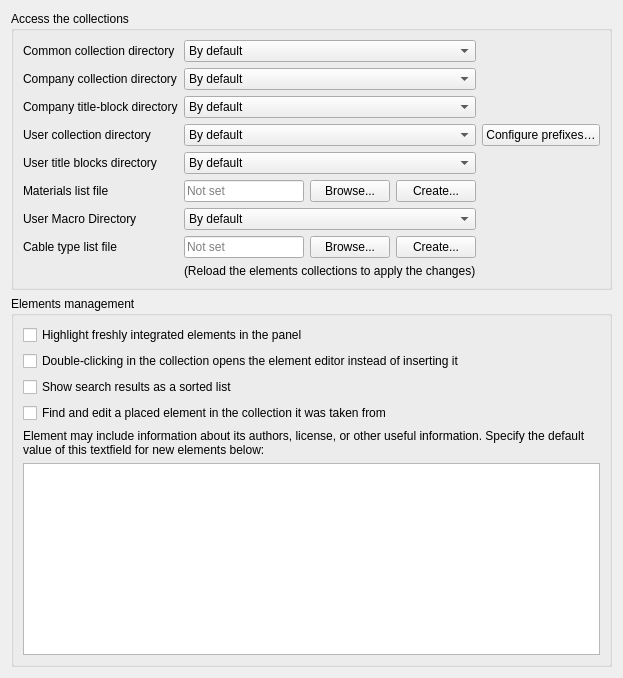
     <widget class="QWidget" name="tab_5">
      <attribute name="title">
       <string>Collections</string>
      </attribute>
      <layout class="QVBoxLayout" name="verticalLayout_2">
       <item>
        <widget class="QGroupBox" name="groupBox_5">
         <property name="title">
          <string>Access the collections</string>
         </property>
         <property name="alignment">
          <set>Qt::AlignLeading|Qt::AlignLeft|Qt::AlignTop</set>
         </property>
         <property name="flat">
          <bool>false</bool>
         </property>
         <layout class="QGridLayout" name="gridLayout">
          <item row="2" column="0">
           <widget class="QLabel" name="label_16">
            <property name="text">
             <string>Company collection directory</string>
            </property>
           </widget>
          </item>
          <item row="5" column="1">
           <widget class="QComboBox" name="m_custom_tbt_path_cb">
            <item>
             <property name="text">
              <string>By default</string>
             </property>
            </item>
            <item>
             <property name="text">
              <string>Browse...</string>
             </property>
            </item>
           </widget>
          </item>
          <item row="4" column="1">
           <widget class="QComboBox" name="m_custom_elmt_path_cb">
            <item>
             <property name="text">
              <string>By default</string>
             </property>
            </item>
            <item>
             <property name="text">
              <string>Browse...</string>
             </property>
            </item>
           </widget>
          </item>
          <item row="4" column="2">
           <widget class="QPushButton" name="m_prefix_pb">
            <property name="toolTip">
             <string extracomment="tooltip of the button opening the prefix configuration dialog of the user collection">Create or change the prefix of the user collection's folders (qet_labels.xml file)</string>
            </property>
            <property name="text">
             <string extracomment="button opening the dialog where the folder prefixes of the user collection are configured">Configure prefixes…</string>
            </property>
           </widget>
          </item>
          <item row="1" column="0">
           <widget class="QLabel" name="label_7">
            <property name="text">
             <string>Common collection directory</string>
            </property>
           </widget>
          </item>
          <item row="3" column="0">
           <widget class="QLabel" name="label_17">
            <property name="text">
             <string>Company title-block directory</string>
            </property>
           </widget>
          </item>
          <item row="3" column="1">
           <widget class="QComboBox" name="m_company_tbt_path_cb">
            <item>
             <property name="text">
              <string>By default</string>
             </property>
            </item>
            <item>
             <property name="text">
              <string>Browse...</string>
             </property>
            </item>
           </widget>
          </item>
          <item row="4" column="0">
           <widget class="QLabel" name="label_8">
            <property name="text">
             <string>User collection directory</string>
            </property>
           </widget>
          </item>
          <item row="7" column="0">
           <widget class="QLabel" name="label_23">
            <property name="text">
             <string>User Macro Directory</string>
            </property>
           </widget>
          </item>
          <item row="7" column="1">
           <widget class="QComboBox" name="m_user_macros_path_cb">
            <item>
             <property name="text">
              <string>By default</string>
             </property>
            </item>
            <item>
             <property name="text">
              <string>Browse...</string>
             </property>
            </item>
           </widget>
          </item>
          <item row="1" column="1">
           <widget class="QComboBox" name="m_common_elmt_path_cb">
            <item>
             <property name="text">
              <string>By default</string>
             </property>
            </item>
            <item>
             <property name="text">
              <string>Browse...</string>
             </property>
            </item>
           </widget>
          </item>
          <item row="5" column="0">
           <widget class="QLabel" name="label_10">
            <property name="text">
             <string>User title blocks directory</string>
            </property>
           </widget>
          </item>
          <item row="2" column="1">
           <widget class="QComboBox" name="m_company_elmt_path_cb">
            <item>
             <property name="text">
              <string>By default</string>
             </property>
            </item>
            <item>
             <property name="text">
              <string>Browse...</string>
             </property>
            </item>
           </widget>
          </item>
          <item row="9" column="1">
           <widget class="QLabel" name="label_9">
            <property name="text">
             <string>(Reload the elements collections to apply the changes)</string>
            </property>
           </widget>
          </item>
          <item row="6" column="0">
           <widget class="QLabel" name="m_material_list_label">
            <property name="text">
             <string>Materials list file</string>
            </property>
           </widget>
          </item>
          <item row="6" column="1">
           <layout class="QHBoxLayout" name="m_material_list_layout">
            <item>
             <widget class="QLineEdit" name="m_material_list_path_le">
              <property name="toolTip">
               <string extracomment="tooltip of the material file path field">Materials list used to fill in a symbol's items</string>
              </property>
              <property name="readOnly">
               <bool>true</bool>
              </property>
              <property name="placeholderText">
               <string extracomment="hint shown when no material file is configured yet">Not set</string>
              </property>
             </widget>
            </item>
            <item>
             <widget class="QPushButton" name="m_material_list_browse_pb">
              <property name="text">
               <string>Browse...</string>
              </property>
             </widget>
            </item>
            <item>
             <widget class="QPushButton" name="m_material_list_create_pb">
              <property name="toolTip">
               <string extracomment="tooltip of the button creating the material file with its header line">Create the list file with its headers</string>
              </property>
              <property name="text">
               <string>Create...</string>
              </property>
             </widget>
            </item>
           </layout>
          </item>
          <item row="8" column="0">
           <widget class="QLabel" name="m_cable_type_list_label">
            <property name="text">
             <string>Cable type list file</string>
            </property>
           </widget>
          </item>
          <item row="8" column="1">
           <layout class="QHBoxLayout" name="m_cable_type_list_layout">
            <item>
             <widget class="QLineEdit" name="m_cable_type_list_path_le">
              <property name="toolTip">
               <string extracomment="tooltip of the cable type file path field">Directory of the cable types used to define a cable (number of cores, colors, cross-section)</string>
              </property>
              <property name="readOnly">
               <bool>true</bool>
              </property>
              <property name="placeholderText">
               <string extracomment="hint shown when no cable type file is configured yet">Not set</string>
              </property>
             </widget>
            </item>
            <item>
             <widget class="QPushButton" name="m_cable_type_list_browse_pb">
              <property name="text">
               <string>Browse...</string>
              </property>
             </widget>
            </item>
            <item>
             <widget class="QPushButton" name="m_cable_type_list_create_pb">
              <property name="toolTip">
               <string extracomment="tooltip of the button creating the cable type file with its header line">Create the cable type list file with its header line</string>
              </property>
              <property name="text">
               <string>Create...</string>
              </property>
             </widget>
            </item>
           </layout>
          </item>
         </layout>
        </widget>
       </item>
       <item>
        <widget class="QGroupBox" name="groupBox_3">
         <property name="title">
          <string>Elements management</string>
         </property>
         <property name="alignment">
          <set>Qt::AlignLeading|Qt::AlignLeft|Qt::AlignTop</set>
         </property>
         <layout class="QVBoxLayout" name="verticalLayout_4">
          <item>
           <widget class="QCheckBox" name="m_highlight_integrated_elements">
            <property name="text">
             <string>Highlight freshly integrated elements in the panel</string>
            </property>
           </widget>
          </item>
          <item>
           <widget class="QCheckBox" name="m_collection_dblclick_edits">
            <property name="toolTip">
             <string>By default, a double-click inserts the element on the sheet; editing remains accessible from the context menu.</string>
            </property>
            <property name="text">
             <string>Double-clicking in the collection opens the element editor instead of inserting it</string>
            </property>
           </widget>
          </item>
          <item>
           <widget class="QCheckBox" name="m_collection_search_flat_cb">
            <property name="toolTip">
             <string>Ticked: a single list, best match first. Unticked: the collection tree, filtered by the search.</string>
            </property>
            <property name="text">
             <string>Show search results as a sorted list</string>
            </property>
           </widget>
          </item>
          <item>
           <widget class="QCheckBox" name="m_edit_collection_source_cb">
            <property name="text">
             <string>Find and edit a placed element in the collection it was taken from</string>
            </property>
            <property name="toolTip">
             <string>Saving it there updates the open projects that use it. Otherwise the project's own copy is edited.</string>
            </property>
           </widget>
          </item>
          <item>
           <widget class="QLabel" name="label_4">
            <property name="text">
             <string>Element may include information about its authors, license, or other useful information. Specify the default value of this textfield for new elements below:</string>
            </property>
            <property name="scaledContents">
             <bool>false</bool>
            </property>
            <property name="wordWrap">
             <bool>true</bool>
            </property>
           </widget>
          </item>
          <item>
           <widget class="QTextEdit" name="m_default_elements_info">
            <property name="minimumSize">
             <size>
              <width>0</width>
              <height>50</height>
             </size>
            </property>
           </widget>
          </item>
         </layout>
        </widget>
       </item>
      </layout>
     </widget>
